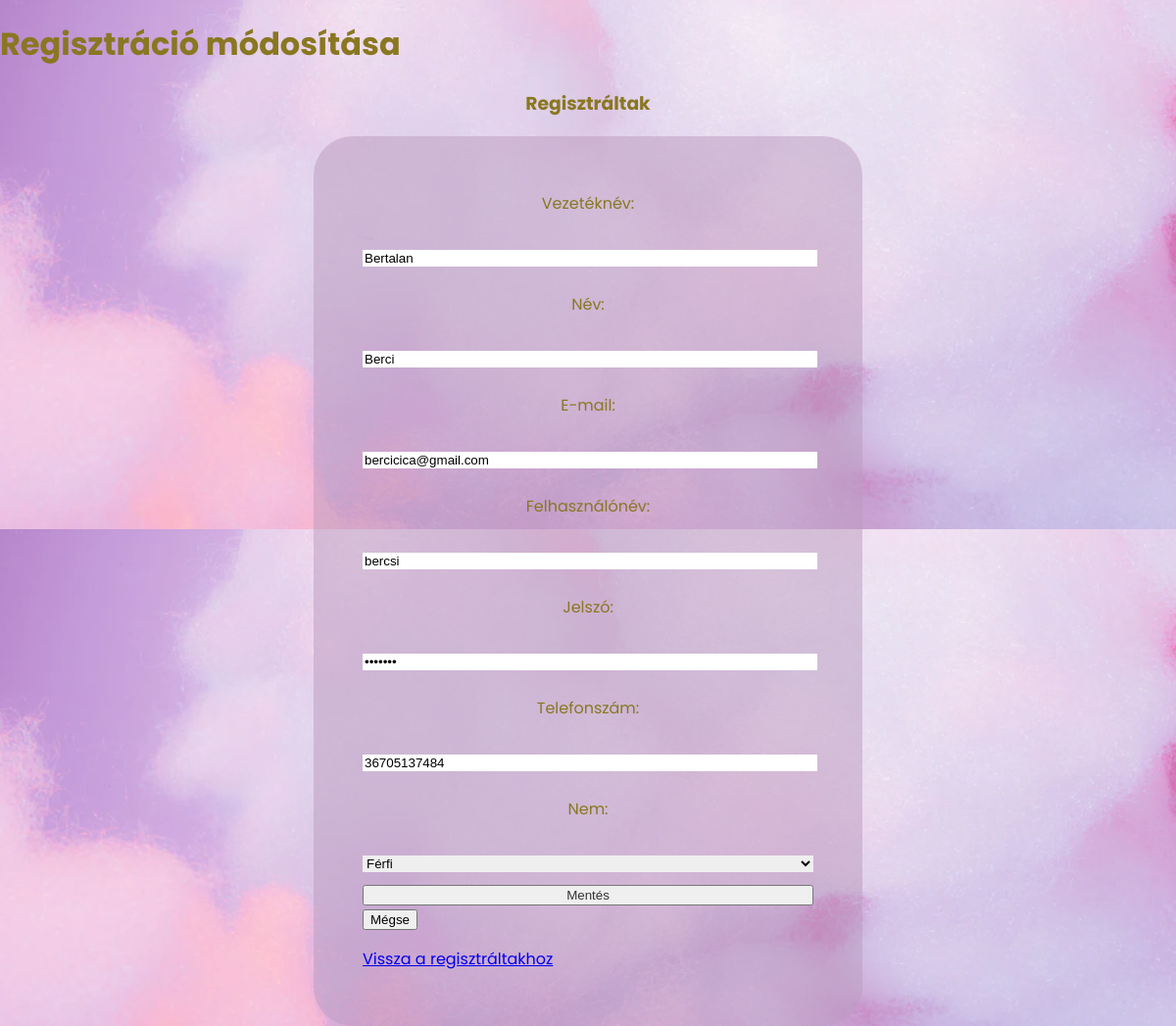
Page /modositas.php?id=5 on the committed database.
### tables this page shows
CREATE TABLE `registration` (
  `id` int(11) NOT NULL,
  `surname` varchar(30) NOT NULL,
  `name` varchar(30) NOT NULL,
  `email` varchar(50) NOT NULL,
  `phone` varchar(50) NOT NULL,
  `username` varchar(20) NOT NULL,
  `password` varchar(20) NOT NULL,
  `gender` int(11) NOT NULL
);

### modositas.php (the view, shortened to what this page needs)
<?php
require("kapcsolat.php");
	$id = (int)$_GET['id'];
	$sql = "SELECT *
			FROM registration
			WHERE id = {$id}";
	$eredmeny = mysqli_query($dbc, $sql);
	$sor = mysqli_fetch_assoc($eredmeny);
	$surname= $sor['surname'];
	$name = $sor['name'];
	$email  = $sor['email'];
	$username  = $sor['username'];
	$password  = $sor['password'];
	$phone  = $sor['phone'];
?><!DOCTYPE html>
<html lang = "hu">
<head>
<link rel="stylesheet" href="css/style.css">
</head>
<body>
<h1>Regisztráció módosítása</h1>
<div class="ketto" id="form-container">
          <h3>Regisztráltak</h3>
          <div class="form-container">
		<form method="post" action="">
		<p><label for="neve">Vezetéknév:</label><br>
		<input type="text" id="surname" name="surname" value="<?php if (isset($surname)) print $surname; ?>">
	    <p><label for="neve">Név:</label><br>
		<input type="text" id="name" name="name"  value="<?php if (isset($name)) print $name; ?>">
		<p><label for="neve">E-mail:</label><br>
		<input type="text" id="email" name="email"  value="<?php if (isset($email)) print $email; ?>">
		<p><label for="neve">Felhasználónév:</label><br>
		<input type="text" id="username" name="username"  value="<?php if (isset($username)) print $username; ?>">
		<p><label for="neve">Jelszó:</label><br>
		<input type="password" id="password" name="password"  value="<?php if (isset($password)) print $password; ?>">
		<p><label for="neve">Telefonszám:</label><br>
		<input type="text" id="phone" name="phone"  value="<?php if (isset($phone)) print $phone; ?>">
		<p><label for="neve">Nem:</label><br>
		<select name="gender" id="gender">
                <option value="male">Férfi</option>
            </select>
		<input type="submit" id="rendben" name="rendben" value="Mentés">
	    <input type="reset" value="Mégse">
		<p><a href="admin.php">Vissza a regisztráltakhoz</a></p>
        </form>
          </div>
</body>
</html>

### css/style.css (style rules this page uses)
body { margin: 0; font-family: "Poppins"; background-image: url(../img/bg.png); font-family: 'Poppins', sans-serif; color:#897721; }
P { text-align: justify; padding-left: 10px; padding-right: 10px; }
h3 { text-align: center; }
div.form-container { width: 40%; margin: auto; background-color:rgba(187, 156, 192, 0.5); padding: 40px; border-radius: 40px; }
label { display: block; text-align: center; }
input[type=text], input[type=email],input[type=password], select { width: 100%; border: none; margin: 10px 0; }
input[type="submit"] { width: 100%; color:#333; }

### rows in the picture
registration: surname "Bertalan", name "Berci", email "bercicica@gmail.com", username "bercsi", phone "36705137484"
